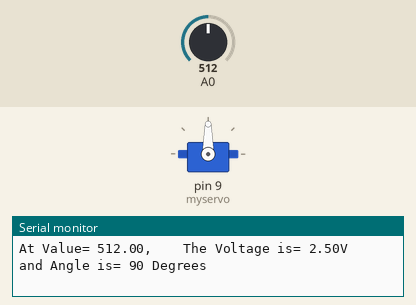
Simulated run of this sketch. Board: Arduino Uno, built with avr-gcc and run on an emulated ATmega328P. On the bench: servo, the last lines printed to the serial monitor. The test bench sets the inputs (shaded band); at power-on: A0 = 512.

Above: at 1.8 s.
1.9 s: A0 set to 716
At 3.1 s:
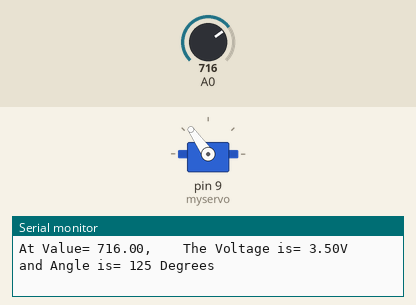
3.5 s: A0 set to 900
At 5.1 s:
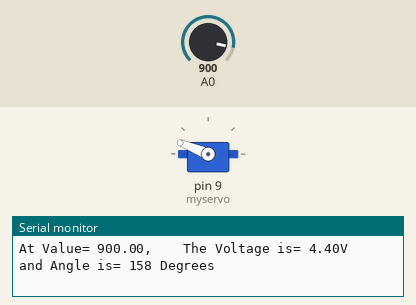
5.5 s: A0 set to 1023
At 7.2 s:
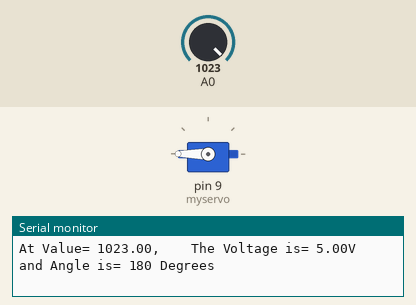
7.5 s: A0 set to 306
At 9.2 s:
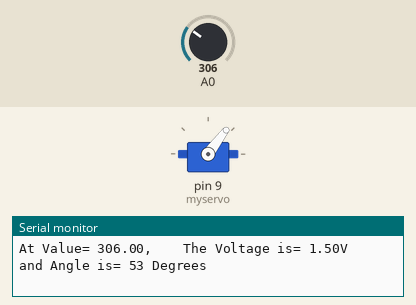
9.5 s: A0 set to 122
At 11.1 s:
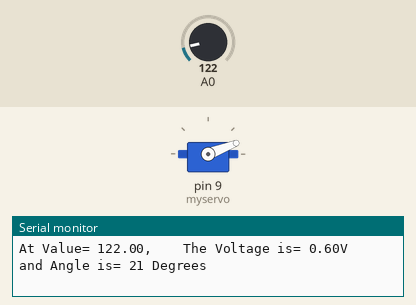
11.5 s: A0 set to 0
At 12.9 s:
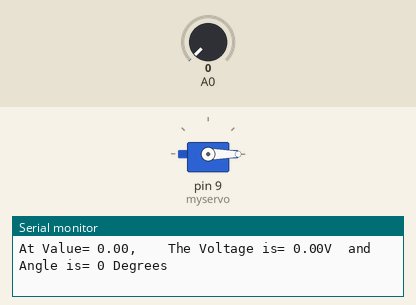
Timing chart, 0 to 14.5 s (numbered marks = the images above; inputs shaded):
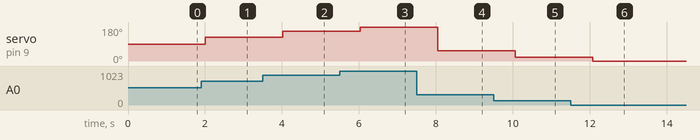

Measured:
- after the input at 1.9 s, servo on pin 9 (myservo): 90° → 125° after 0.11 s
- after the input at 3.5 s, servo on pin 9 (myservo): 125° → 158° after 0.52 s
- after the input at 5.5 s, servo on pin 9 (myservo): 158° → 180° after 0.54 s
- after the input at 7.5 s, servo on pin 9 (myservo): 180° → 53° after 0.55 s
- after the input at 9.5 s, servo on pin 9 (myservo): 53° → 21° after 0.56 s
- after the input at 11.5 s, servo on pin 9 (myservo): 21° → 0° after 0.57 s

The sketch:

Knob2.ino
```cpp
#include <Servo.h>

Servo myservo;  // create servo object to control a servo

void setup() {
  Serial.begin(9600);
  myservo.attach(9);  // attaches the servo on pin 9 to the servo object
}

void loop() {
  float sensorValue0 = analogRead(A0);
  float sensorValue = 5 * sensorValue0 / 1023;
  float ang = 180* sensorValue0 / 1023;
  myservo.write(ang);                  // sets the servo position according to the scaled value
  Serial.print("At Value= ");
  Serial.print(sensorValue0);
  Serial.print(",    The Voltage is= ");
  Serial.print(sensorValue);
  Serial.print("V");
  Serial.print("  and Angle is= ");
  Serial.print(myservo.read());
  Serial.println(" Degrees");
  delay(1000);                           // waits for the servo to get there
}
```
